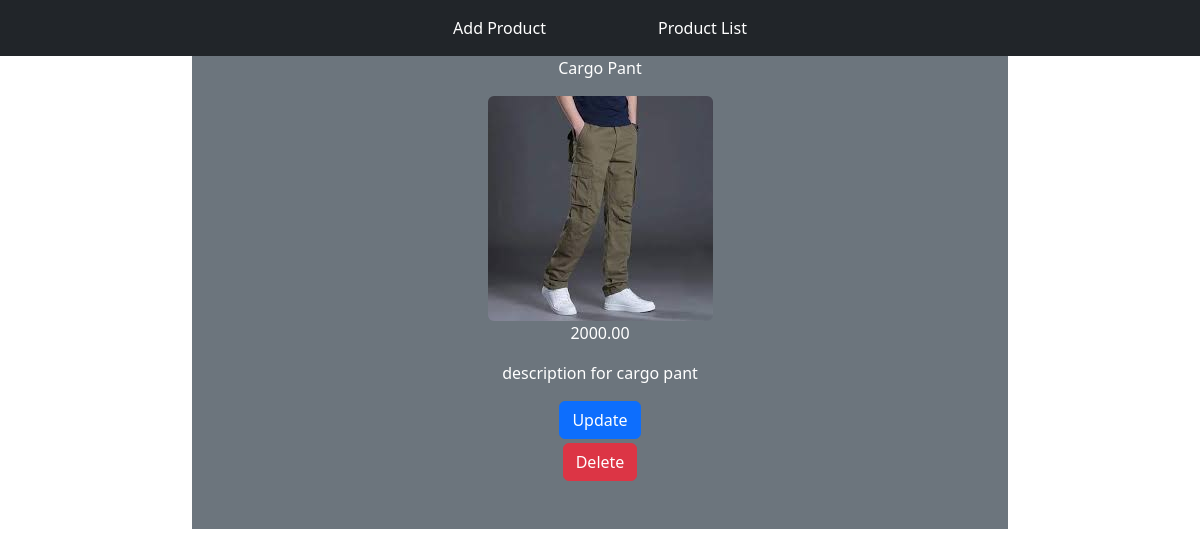
/product_detail/3/, run on an earlier commit of the app's database.
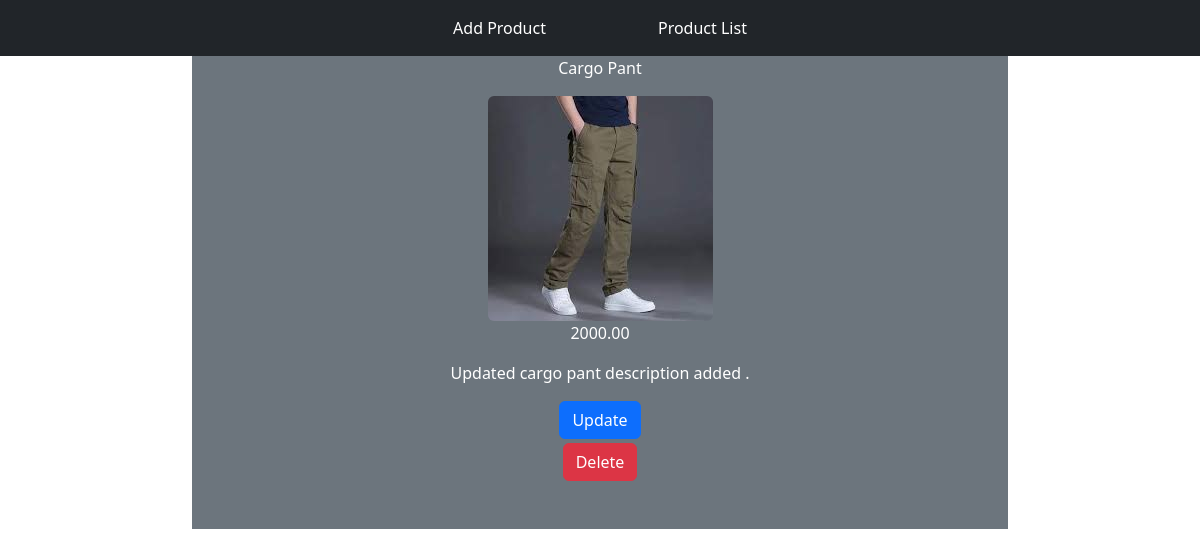
And on a later commit of the database.
### product_app/models.py (models this page shows, shortened)
class Product(models.Model):
    name = models.CharField(max_length=100, unique=True)
    image = models.ImageField(upload_to='product_image')
    price = models.DecimalField(max_digits=10, decimal_places=2)
    description = models.TextField(max_length=1000)
    created = models.DateField(editable=False, auto_now_add=True)
    updated = models.DateField(editable=False, auto_now=True)

### product_app/views.py (the view)
# urls.py: path('product_detail/<int:id>/', views.product_detail, name='product_detail'),
def product_detail(request, id):
    product = Product.objects.get(id=id)
    return render(request, 'product_app/product_detail.html', {'product':product})

### product_app/templates/product_app/product_detail.html (shortened to what this page needs)
{% extends "product_app/base.html" %}
{% block main-content %}
<div class="row">
    <div class="col-sm-8 mx-auto text-white bg-secondary text-center">
        <p class="text-white"> {{product.name}} </p>
            <img src=" {{product.image.url}} " alt="{{product.name}}" class="img-fluid rounded">
        <p class="text-white">{{product.price}}</p>
        <p class="text-white"> {{product.description}} </p>
        <a href="{% url "update_product" product.id %}" class='btn btn-primary mb-1'>Update</a>
        <form action="{% url "delete_product" product.id %}" method='post'>
        <button class='btn btn-danger mb-5'>Delete</button>
        </form>
    </div>
</div>
{% endblock main-content %}

### product_app/templates/product_app/base.html (shortened to what this page needs)
<!DOCTYPE html>
<html lang="en">
<head>
    <link href="https://cdn.jsdelivr.net/npm/bootstrap@5.2.3/dist/css/bootstrap.min.css" rel="stylesheet">
</head>
<body>
    {% block nav-bar %}{% include "product_app/navbar.html" %}{% endblock nav-bar %}
    {% block main-content %}
    {% endblock main-content %}
</body>
</html>

### product_app/templates/product_app/navbar.html
<nav class="navbar navbar-expand-lg bg-dark navbar-dark d-flex justify-content-center">
    <div class="container-fluid">
        <div class="collapse navbar-collapse" id="navbarSupportedContent">
            <ul class="navbar-nav mx-auto mb-2 mb-lg-0">
                <li class="nav-item mx-5">
                    <a class="nav-link active" aria-current="page" href='{% url "add_product" %}'>Add Product</a>
                </li>
                <li class="nav-item mx-5">
                  <a class="nav-link active" aria-current="page" href='{% url "product_list" %}'>Product List</a>
              </li>
            </ul>
        </div>
    </div>
  </nav>

What changed in the data, as far as the page shows it:
changed Product "Cargo Pant": description "description for cargo pant" → "Updated cargo pant description added ."
